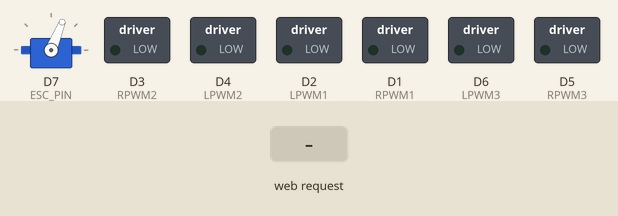
Recording of a sketch running on a simulated ESP8266 (NodeMCU). On the bench: servo, switched loads named in the sketch (green lamp = pin HIGH). Inputs (shaded band) come from the test bench. WiFi joins after 1.5 s; servers stay silent unless stated; what the sketch prints to the serial monitor is not drawn.

Above: at 2.7 s.
2.8 s: HTTP request GET /set?thr=120 received
At 3.6 s:
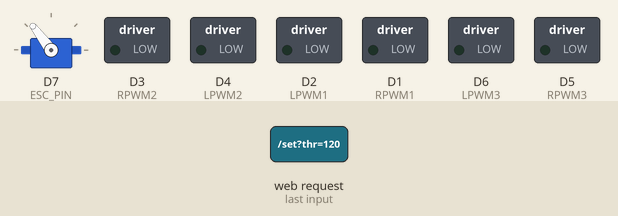
4.3 s: HTTP request GET /set?thr=1 received
At 4.8 s:
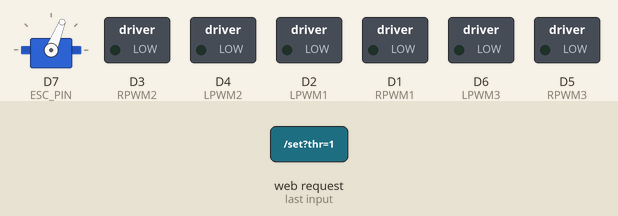
5.8 s: HTTP request GET /set?thr=120&dir=120 received
At 7.0 s:
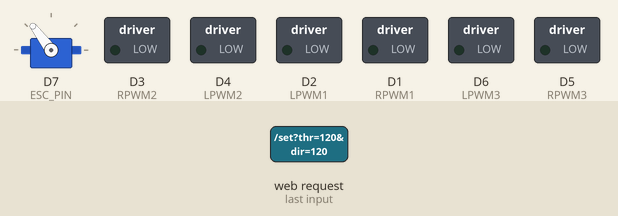
7.3 s: HTTP request GET /set?thr=0 received
At 8.2 s:
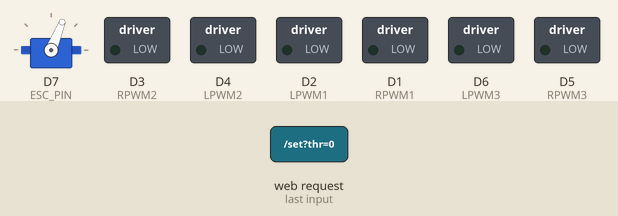
Timing chart, 0 to 9.8 s (numbered marks = the images above; inputs shaded):
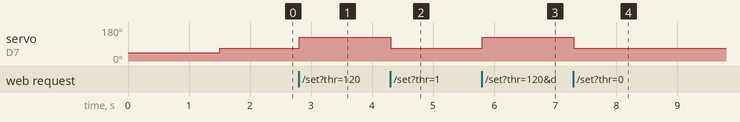

The sketch:

FinalProto1.ino
```cpp
#include <ESP8266WiFi.h>
#include <WiFiManager.h>
#include <ESP8266WebServer.h>
#include <Servo.h>

// ---------------- WIFI ----------------
ESP8266WebServer server(80);
WiFiManager wifiManager;

// ---------------- IBT-2 PINS ----------------
#define RPWM1 D1
#define LPWM1 D2
#define RPWM2 D3
#define LPWM2 D4
#define RPWM3 D5
#define LPWM3 D6

// ---------------- ESC ----------------
#define ESC_PIN D7
Servo esc;

const int ESC_MIN = 1000;
const int ESC_MAX = 2000;
const int ESC_START = 1150;
const int ESC_RUN_MAX = 1850;

// ---------------- VARIABLES ----------------
int pwmValue = 0;
char direction = 's';
int throttlePercent = 0;

// XPulse-like behavior variables
float rpm = 0;
float targetRPM = 0;
float speedKmh = 0;

const float idleRPM = 800;
const float maxRPM = 6000;

const float rpmResponse = 0.25;   // fast needle
const float speedResponse = 0.05; // slow speed rise
const float rpmToSpeedFactor = 0.02; // tuning factor

// --------------------------------------------------

void stopAll() {
  analogWrite(RPWM1, 0); analogWrite(LPWM1, 0);
  analogWrite(RPWM2, 0); analogWrite(LPWM2, 0);
  analogWrite(RPWM3, 0); analogWrite(LPWM3, 0);
}

void moveForward() {
  stopAll();
  analogWrite(RPWM1, pwmValue);
  analogWrite(RPWM2, pwmValue);
  analogWrite(RPWM3, pwmValue);
}

void moveBackward() {
  stopAll();
  analogWrite(LPWM1, pwmValue);
  analogWrite(LPWM2, pwmValue);
  analogWrite(LPWM3, pwmValue);
}

// --------------------------------------------------

void handleRoot() {

  String page = "<html><head>"
  "<meta name='viewport' content='width=device-width, initial-scale=1'>"
  "<style>"
  "body{background:black;color:white;text-align:center;font-family:Arial;}"
  ".big{font-size:40px;margin:20px;}"
  "button{font-size:25px;padding:20px;margin:10px;width:200px;}"
  "</style></head><body>";

  page += "<h1>COCOCLIMB DASH</h1>";

  page += "<div class='big'>Speed: " + String(speedKmh,1) + " km/h</div>";
  page += "<div class='big'>RPM: " + String(rpm,0) + "</div>";

  page += "<form action='/set'>";

  page += "Throttle (0-100%)<br>";
  page += "<input type='number' name='thr' value='" + String(throttlePercent) + "'><br><br>";

  page += "<button name='dir' value='f'>FORWARD</button>";
  page += "<button name='dir' value='b'>REVERSE</button>";
  page += "<button name='dir' value='s'>STOP</button>";

  page += "</form></body></html>";

  server.send(200, "text/html", page);
}

// --------------------------------------------------

void handleSet() {

  if (server.hasArg("thr")) {
    throttlePercent = constrain(server.arg("thr").toInt(), 0, 100);
  }

  if (server.hasArg("dir")) {
    direction = server.arg("dir")[0];
  }

  pwmValue = map(throttlePercent, 0, 100, 0, 1023);

  if (direction == 'f') moveForward();
  else if (direction == 'b') moveBackward();
  else stopAll();

  server.sendHeader("Location", "/");
  server.send(303);
}

// --------------------------------------------------

void updateMotorBehavior() {

  // XPulse-style RPM behavior
  targetRPM = idleRPM + (throttlePercent / 100.0) * (maxRPM - idleRPM);

  rpm += (targetRPM - rpm) * rpmResponse;

  float linkedSpeed = rpm * rpmToSpeedFactor;
  speedKmh += (linkedSpeed - speedKmh) * speedResponse;

  // ESC Output
  int escSignal = ESC_START +
    (rpm / maxRPM) * (ESC_RUN_MAX - ESC_START);

  esc.writeMicroseconds(escSignal);
}

// --------------------------------------------------

void setup() {

  Serial.begin(115200);

  pinMode(RPWM1, OUTPUT); pinMode(LPWM1, OUTPUT);
  pinMode(RPWM2, OUTPUT); pinMode(LPWM2, OUTPUT);
  pinMode(RPWM3, OUTPUT); pinMode(LPWM3, OUTPUT);

  analogWriteRange(1023);
  stopAll();

  esc.attach(ESC_PIN);
  esc.writeMicroseconds(ESC_MIN);

  wifiManager.autoConnect("COCOCLIMB-SETUP");

  Serial.println("WiFi Connected");
  Serial.println(WiFi.localIP());

  server.on("/", handleRoot);
  server.on("/set", handleSet);
  server.begin();
}

// --------------------------------------------------

void loop() {
  server.handleClient();
  updateMotorBehavior();
}
```

Measured:
- after the input at 2.8 s, servo on D7 (ESC_PIN): 68° → 127° at once
- after the input at 4.3 s, servo on D7 (ESC_PIN): 127° → 68° at once
- after the input at 5.8 s, servo on D7 (ESC_PIN): 68° → 127° at once
- after the input at 7.3 s, servo on D7 (ESC_PIN): 127° → 68° at once
